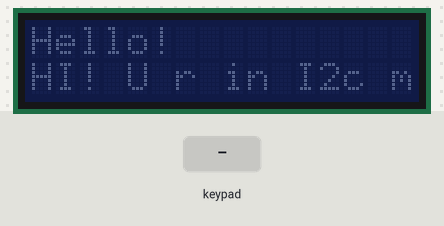
This sketch was run on a simulated Arduino Uno, built with avr-gcc and run on an emulated ATmega328P. On the bench: 16×2 character LCD. The inputs (shaded band) are chosen by the test bench. What the sketch prints to the serial monitor is not drawn.

Above: at 2.7 s.
At 8.8 s:
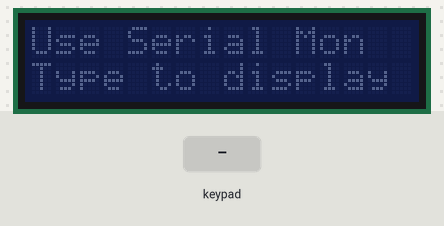
8.9 s: key 'A' pressed
At 9.4 s:
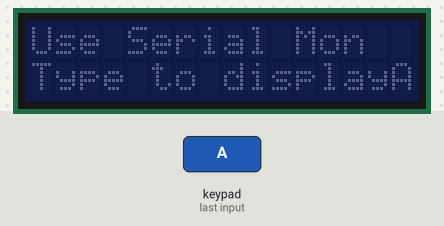
20.0 s: keypad keys 0 1 2 3 * pressed 0.4 s apart
At 22.7 s:
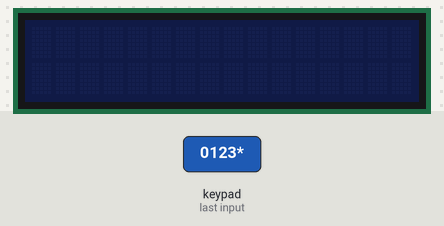
Timing chart, 0 to 24.2 s (numbered marks = the images above; inputs shaded):
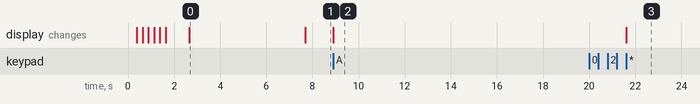

Measured:
- after the input at 8.9 s, the display: changes at once (image 2)
- after the input at 20.0 s, the display: changes after 1.6 s (image 3)
- what the display in image 0 shows lasts 5.0 s, from 2.7 s to 7.7 s

The sketch:

LCD_Keypad_I2C_Test1.ino
```cpp
#include <Keypad_I2C.h>
#include <Keypad.h>        // GDY120705
#include <Wire.h>
#include <LiquidCrystal_I2C.h>

LiquidCrystal_I2C lcd(0x38,16,2);  // set the LCD address to 0x20 for a 16 chars and 2 line display

const byte ROWS = 4;
const byte COLS = 4;

char keys[ROWS][COLS] = {
{'1','2','3','A'},
{'4','5','6','B'},
{'7','8','9','C'},
{'*','0','#','D'}
};

byte rowPins[ROWS] = {0,1,2,3};
byte colPins[COLS] = {4,5,6,7};

int i2caddress = 0x3F;

Keypad_I2C kpd = Keypad_I2C( makeKeymap(keys), rowPins, colPins, ROWS, COLS, i2caddress );

void setup(){

  lcd.init();
  Serial.begin(9600);  // Used to type in characters

  lcd.begin(16,2);   // initialize the lcd for 16 chars 2 lines, turn on backlight

// ------- Quick 3 blinks of backlight  -------------
  for(int i = 0; i< 3; i++)
  {
    lcd.backlight();
    delay(250);
    lcd.noBacklight();
    delay(250);
  }
  lcd.noBacklight(); // finish with backlight on

//-------- Write characters on the display ------------------
// NOTE: Cursor Position: (CHAR, LINE) start at 0
  lcd.setCursor(0,0); //Start at character 4 on line 0
  lcd.print("Hello!");
  delay(1000);
  lcd.setCursor(0,1);
  lcd.print("HI! U r in I2c mode");
  delay(5000);

// Wait and then tell user they can start the Serial Monitor and type in characters to
// Display. (Set Serial Monitor option to "No Line Ending")
  lcd.clear();
  lcd.setCursor(0,0); //Start at character 0 on line 0
  lcd.print("Use Serial Mon");
  lcd.setCursor(0,1);
  lcd.print("Type to display");
 kpd.begin();

}/*--(end setup )---*/


void loop(){
  char key = kpd.getKey();
  if (key){
    Serial.println(key);
    lcd.print(key);

  }
  if (key == '*')
  {
  lcd.clear();
  }

    }
```
